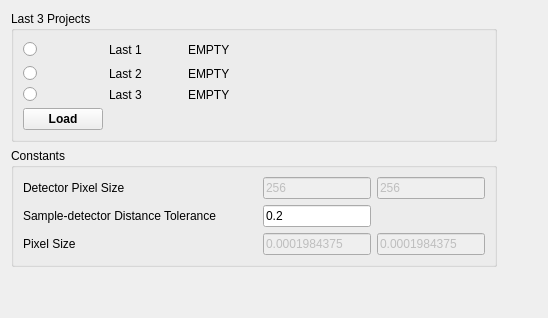
          <widget class="QWidget" name="tab_recordManagemet">
           <attribute name="title">
            <string>Advanced Setup</string>
           </attribute>
           <layout class="QGridLayout" name="gridLayout_27">
            <item row="0" column="2">
             <spacer name="horizontalSpacer_25">
              <property name="orientation">
               <enum>Qt::Horizontal</enum>
              </property>
              <property name="sizeType">
               <enum>QSizePolicy::MinimumExpanding</enum>
              </property>
              <property name="sizeHint" stdset="0">
               <size>
                <width>40</width>
                <height>20</height>
               </size>
              </property>
             </spacer>
            </item>
            <item row="0" column="0">
             <widget class="QGroupBox" name="groupBox_16">
              <property name="title">
               <string>Last 3 Projects</string>
              </property>
              <layout class="QGridLayout" name="gridLayout_25">
               <item row="2" column="1">
                <widget class="QLabel" name="label_last2">
                 <property name="text">
                  <string>Last 2</string>
                 </property>
                </widget>
               </item>
               <item row="4" column="3">
                <widget class="QLabel" name="label_last3Path">
                 <property name="sizePolicy">
                  <sizepolicy hsizetype="MinimumExpanding" vsizetype="Preferred">
                   <horstretch>0</horstretch>
                   <verstretch>0</verstretch>
                  </sizepolicy>
                 </property>
                 <property name="text">
                  <string>EMPTY</string>
                 </property>
                </widget>
               </item>
               <item row="1" column="0">
                <widget class="QRadioButton" name="radioButton_useLast1">
                 <property name="text">
                  <string/>
                 </property>
                </widget>
               </item>
               <item row="2" column="0">
                <widget class="QRadioButton" name="radioButton_useLast2">
                 <property name="text">
                  <string/>
                 </property>
                </widget>
               </item>
               <item row="4" column="0">
                <widget class="QRadioButton" name="radioButton_useLast3">
                 <property name="text">
                  <string/>
                 </property>
                </widget>
               </item>
               <item row="1" column="1">
                <widget class="QLabel" name="label_last1">
                 <property name="text">
                  <string>Last 1</string>
                 </property>
                </widget>
               </item>
               <item row="4" column="1">
                <widget class="QLabel" name="label_last3">
                 <property name="text">
                  <string>Last 3</string>
                 </property>
                </widget>
               </item>
               <item row="1" column="3">
                <widget class="QLabel" name="label_last1Path">
                 <property name="sizePolicy">
                  <sizepolicy hsizetype="MinimumExpanding" vsizetype="Preferred">
                   <horstretch>0</horstretch>
                   <verstretch>0</verstretch>
                  </sizepolicy>
                 </property>
                 <property name="minimumSize">
                  <size>
                   <width>200</width>
                   <height>0</height>
                  </size>
                 </property>
                 <property name="text">
                  <string>EMPTY</string>
                 </property>
                </widget>
               </item>
               <item row="2" column="3">
                <widget class="QLabel" name="label_last2Path">
                 <property name="sizePolicy">
                  <sizepolicy hsizetype="MinimumExpanding" vsizetype="Preferred">
                   <horstretch>0</horstretch>
                   <verstretch>0</verstretch>
                  </sizepolicy>
                 </property>
                 <property name="text">
                  <string>EMPTY</string>
                 </property>
                </widget>
               </item>
               <item row="1" column="2">
                <spacer name="horizontalSpacer_22">
                 <property name="orientation">
                  <enum>Qt::Horizontal</enum>
                 </property>
                 <property name="sizeType">
                  <enum>QSizePolicy::Preferred</enum>
                 </property>
                 <property name="sizeHint" stdset="0">
                  <size>
                   <width>40</width>
                   <height>20</height>
                  </size>
                 </property>
                </spacer>
               </item>
               <item row="5" column="0">
                <widget class="QPushButton" name="pushButton_loadLastNthProject">
                 <property name="font">
                  <font>
                   <pointsize>9</pointsize>
                   <weight>75</weight>
                   <bold>true</bold>
                  </font>
                 </property>
                 <property name="text">
                  <string>Load</string>
                 </property>
                </widget>
               </item>
              </layout>
             </widget>
            </item>
            <item row="2" column="0">
             <spacer name="verticalSpacer_25">
              <property name="orientation">
               <enum>Qt::Vertical</enum>
              </property>
              <property name="sizeType">
               <enum>QSizePolicy::MinimumExpanding</enum>
              </property>
              <property name="sizeHint" stdset="0">
               <size>
                <width>20</width>
                <height>40</height>
               </size>
              </property>
             </spacer>
            </item>
            <item row="1" column="2">
             <spacer name="horizontalSpacer_35">
              <property name="orientation">
               <enum>Qt::Horizontal</enum>
              </property>
              <property name="sizeType">
               <enum>QSizePolicy::MinimumExpanding</enum>
              </property>
              <property name="sizeHint" stdset="0">
               <size>
                <width>40</width>
                <height>20</height>
               </size>
              </property>
             </spacer>
            </item>
            <item row="1" column="0">
             <widget class="QGroupBox" name="groupBox_23">
              <property name="title">
               <string>Constants</string>
              </property>
              <layout class="QGridLayout" name="gridLayout_6">
               <item row="2" column="2">
                <widget class="QLineEdit" name="lineEdit_pixelSizeX">
                 <property name="enabled">
                  <bool>false</bool>
                 </property>
                 <property name="sizePolicy">
                  <sizepolicy hsizetype="MinimumExpanding" vsizetype="Fixed">
                   <horstretch>0</horstretch>
                   <verstretch>0</verstretch>
                  </sizepolicy>
                 </property>
                 <property name="text">
                  <string>0.0001984375</string>
                 </property>
                </widget>
               </item>
               <item row="2" column="0">
                <widget class="QLabel" name="label_21">
                 <property name="text">
                  <string>Pixel Size</string>
                 </property>
                </widget>
               </item>
               <item row="1" column="0">
                <widget class="QLabel" name="label_20">
                 <property name="text">
                  <string>Sample-detector Distance Tolerance</string>
                 </property>
                </widget>
               </item>
               <item row="1" column="2">
                <widget class="QLineEdit" name="lineEdit_sampleDetDistTol">
                 <property name="sizePolicy">
                  <sizepolicy hsizetype="MinimumExpanding" vsizetype="Fixed">
                   <horstretch>0</horstretch>
                   <verstretch>0</verstretch>
                  </sizepolicy>
                 </property>
                 <property name="maximumSize">
                  <size>
                   <width>10000</width>
                   <height>16777215</height>
                  </size>
                 </property>
                 <property name="text">
                  <string>0.2</string>
                 </property>
                </widget>
               </item>
               <item row="1" column="1">
                <spacer name="horizontalSpacer_36">
                 <property name="orientation">
                  <enum>Qt::Horizontal</enum>
                 </property>
                 <property name="sizeType">
                  <enum>QSizePolicy::Preferred</enum>
                 </property>
                 <property name="sizeHint" stdset="0">
                  <size>
                   <width>40</width>
                   <height>20</height>
                  </size>
                 </property>
                </spacer>
               </item>
               <item row="2" column="3">
                <widget class="QLineEdit" name="lineEdit_pixelSizeY">
                 <property name="enabled">
                  <bool>false</bool>
                 </property>
                 <property name="text">
                  <string>0.0001984375</string>
                 </property>
                </widget>
               </item>
               <item row="0" column="2">
                <widget class="QLineEdit" name="lineEdit_numPixelRow">
                 <property name="enabled">
                  <bool>false</bool>
                 </property>
                 <property name="text">
                  <string>256</string>
                 </property>
                </widget>
               </item>
               <item row="0" column="3">
                <widget class="QLineEdit" name="lineEdit_numPixelColumn">
                 <property name="enabled">
                  <bool>false</bool>
                 </property>
                 <property name="text">
                  <string>256</string>
                 </property>
                </widget>
               </item>
               <item row="0" column="0">
                <widget class="QLabel" name="label_22">
                 <property name="text">
                  <string>Detector Pixel Size</string>
                 </property>
                </widget>
               </item>
              </layout>
             </widget>
            </item>
           </layout>
          </widget>
